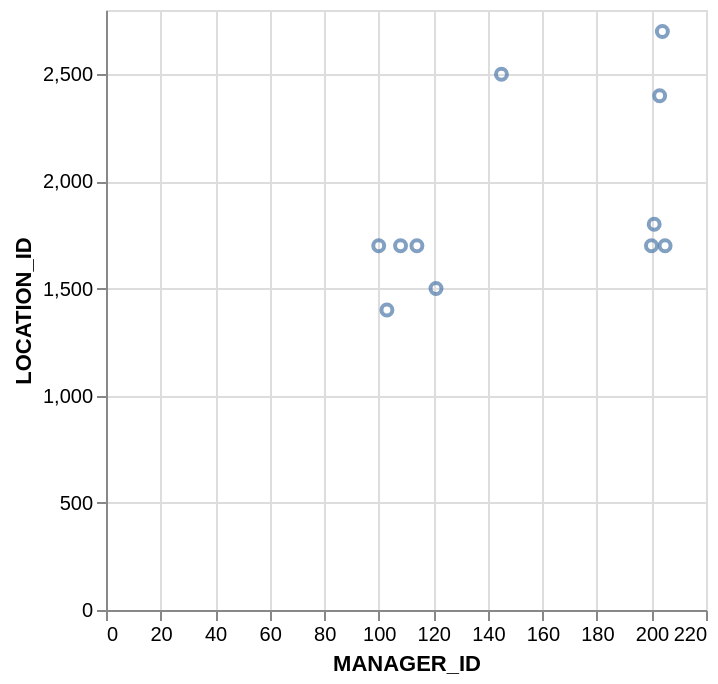

Write the Vega-Lite specification saved for this chart.
### Vega-Lite specification from a JSON file in a GitHub repository (floating-point values rounded to 4 significant figures)
{"data": {"values": [{"x_data": 100, "y_data": 1700}, {"x_data": 103, "y_data": 1400}, {"x_data": 108, "y_data": 1700}, {"x_data": 114, "y_data": 1700}, {"x_data": 121, "y_data": 1500}, {"x_data": 145, "y_data": 2500}, {"x_data": 200, "y_data": 1700}, {"x_data": 201, "y_data": 1800}, {"x_data": 203, "y_data": 2400}, {"x_data": 204, "y_data": 2700}, {"x_data": 205, "y_data": 1700}]}, "mark": "point", "encoding": {"x": {"field": "x_data", "type": "quantitative", "title": "MANAGER_ID"}, "y": {"field": "y_data", "type": "quantitative", "title": "LOCATION_ID"}}}
